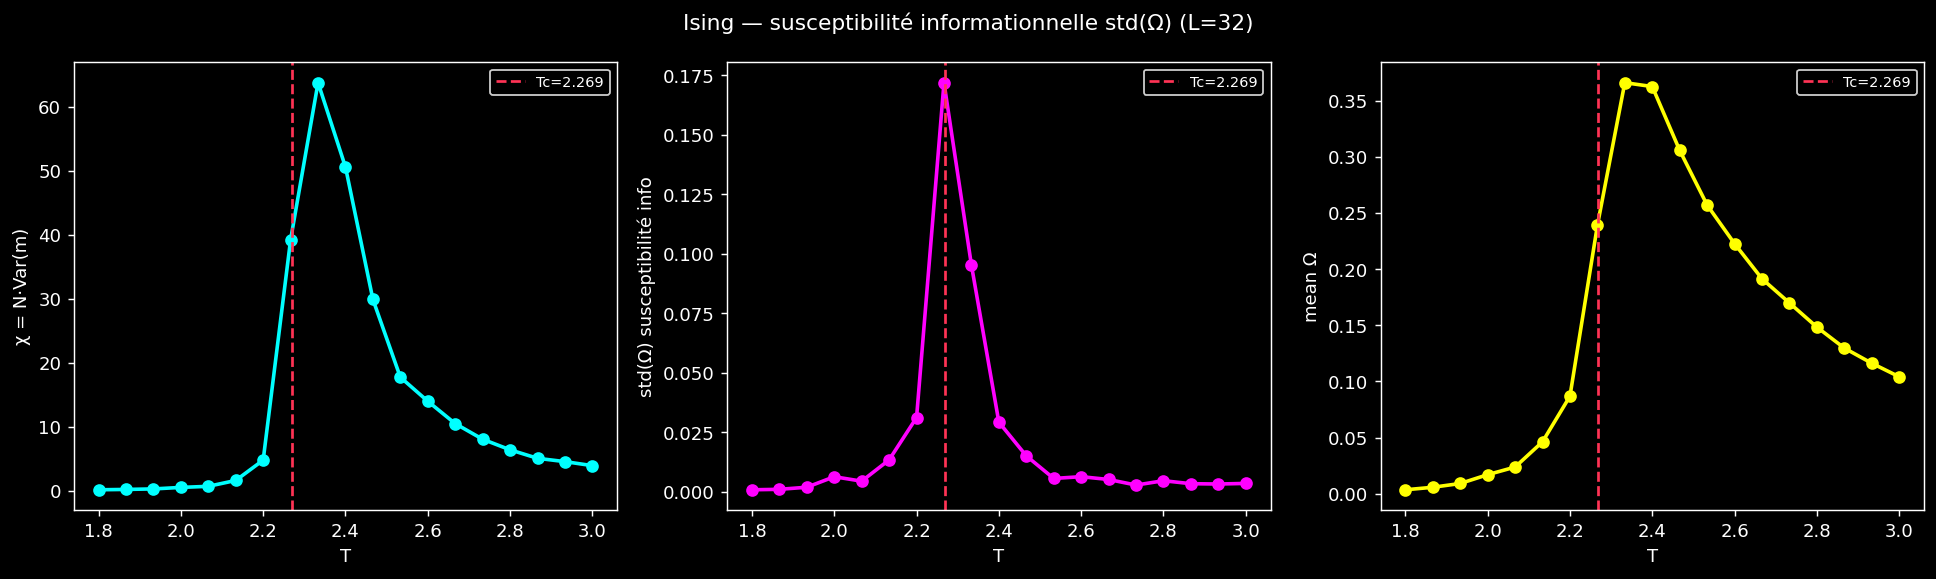

Here is the Python script that generated this plot:
"""Conséquence testable #7 : la susceptibilité informationnelle est-elle universelle ?

Finding RBN : std inter-réseaux de Ω pique à l'edge of chaos (336× vs chaos).
Question : Var_réalisations(Ω) pique-t-elle aussi à Tc dans Ising ?

Si OUI → la dispersion d'un observable de régime au point critique est une
signature de criticalité TRANSVERSALE (Ising thermo + RBN dynamique), pas
spécifique RBN. Unifierait les deux systèmes.

À chaque T : n_real simulations indépendantes (seeds distincts), chacune donne
un Ω(blocs 2×2). On mesure mean(Ω), std(Ω), et χ (référence).
"""
import sys
import os
import json
import time
import numpy as np
import matplotlib.pyplot as plt

sys.path.insert(0, os.path.dirname(os.path.dirname(os.path.abspath(__file__))))

from systems.ising2d import simulate
from xi.interaction import o_information, total_correlation
from xi.hierarchy import rg_blocks
from xi.edge import susceptibility


def run(
    L=32,
    T_min=1.8,
    T_max=3.0,
    n_T=19,
    n_real=20,
    n_equil=1200,
    n_sample=150,
    sample_gap=4,
    block_size=2,
    seed0=11,
    outdir=None,
):
    if outdir is None:
        outdir = os.path.dirname(os.path.abspath(__file__))
    Tc = 2.0 / np.log(1.0 + np.sqrt(2.0))
    T_values = np.linspace(T_min, T_max, n_T)
    rng_master = np.random.default_rng(seed0)

    print(f"Ising susceptibilité info | L={L} | {n_real} réal/T | Tc={Tc:.4f}\n")
    chi = np.zeros(n_T)
    o_mean = np.zeros(n_T)
    o_std = np.zeros(n_T)
    tc_mean = np.zeros(n_T)

    t0 = time.time()
    for i, T in enumerate(T_values):
        o_list, tc_list, chi_list = [], [], []
        for r in range(n_real):
            seed = int(rng_master.integers(0, 2 ** 31))
            snaps = simulate(L=L, T=float(T), n_equil=n_equil,
                             n_sample=n_sample, sample_gap=sample_gap, seed=seed)
            mags = np.array([s.mean() for s in snaps])
            chi_list.append(susceptibility(mags, T, L * L))
            blocks = np.concatenate([rg_blocks(s, block_size) for s in snaps], axis=0)
            b01 = ((blocks + 1) // 2).astype(np.int8)
            o_list.append(o_information(b01))
            tc_list.append(total_correlation(b01))
        chi[i] = np.mean(chi_list)
        o_mean[i] = np.mean(o_list)
        o_std[i] = np.std(o_list)
        tc_mean[i] = np.mean(tc_list)
        print(f"  T={T:.3f} | χ={chi[i]:>8.2f} | Ω={o_mean[i]:+.4f} | "
              f"std(Ω)={o_std[i]:.4f} | TC={tc_mean[i]:.4f}")
    print(f"\nsim {time.time()-t0:.1f}s")

    peak_chi = T_values[np.argmax(chi)]
    peak_ostd = T_values[np.argmax(o_std)]
    peak_tc = T_values[np.argmax(tc_mean)]
    print(f"\npeak χ        T={peak_chi:.3f} (Δ={peak_chi-Tc:+.3f})")
    print(f"peak std(Ω)   T={peak_ostd:.3f} (Δ={peak_ostd-Tc:+.3f})")
    print(f"peak TC       T={peak_tc:.3f} (Δ={peak_tc-Tc:+.3f})")
    universal = abs(peak_ostd - Tc) < 0.15
    print(f"\nSusceptibilité info universelle : "
          f"{'✓ std(Ω) pique à Tc (Ising + RBN)' if universal else '✗ pas à Tc'}")

    fig, axes = plt.subplots(1, 3, figsize=(15, 4.5))
    for ax, (lab, vec, col) in zip(axes, [
        ("χ = N·Var(m)", chi, "#00ffff"),
        ("std(Ω) susceptibilité info", o_std, "#ff00ff"),
        ("mean Ω", o_mean, "#ffff00"),
    ]):
        ax.plot(T_values, vec, "o-", color=col, lw=2)
        ax.axvline(Tc, color="#ff3355", ls="--", label=f"Tc={Tc:.3f}")
        ax.set_xlabel("T", color="white")
        ax.set_ylabel(lab, color="white")
        ax.legend(facecolor="black", labelcolor="white", edgecolor="white", fontsize=8)
        ax.set_facecolor("black")
        ax.tick_params(colors="white")
        for sp in ax.spines.values():
            sp.set_color("white")
    fig.patch.set_facecolor("black")
    fig.suptitle(f"Ising — susceptibilité informationnelle std(Ω) (L={L})", color="white")
    plt.tight_layout()
    png = os.path.join(outdir, "ising_suscept_info.png")
    plt.savefig(png, dpi=130, facecolor="black", bbox_inches="tight")
    print(f"saved {png}")

    out = {
        "L": L, "Tc": Tc, "T": T_values.tolist(),
        "chi": chi.tolist(), "o_mean": o_mean.tolist(),
        "o_std": o_std.tolist(), "tc_mean": tc_mean.tolist(),
        "peak_chi": float(peak_chi), "peak_o_std": float(peak_ostd),
        "universal": bool(universal),
    }
    with open(os.path.join(outdir, "ising_suscept_info.json"), "w") as f:
        json.dump(out, f, indent=2)
    print(f"saved {os.path.join(outdir, 'ising_suscept_info.json')}")
    return out


if __name__ == "__main__":
    run()
